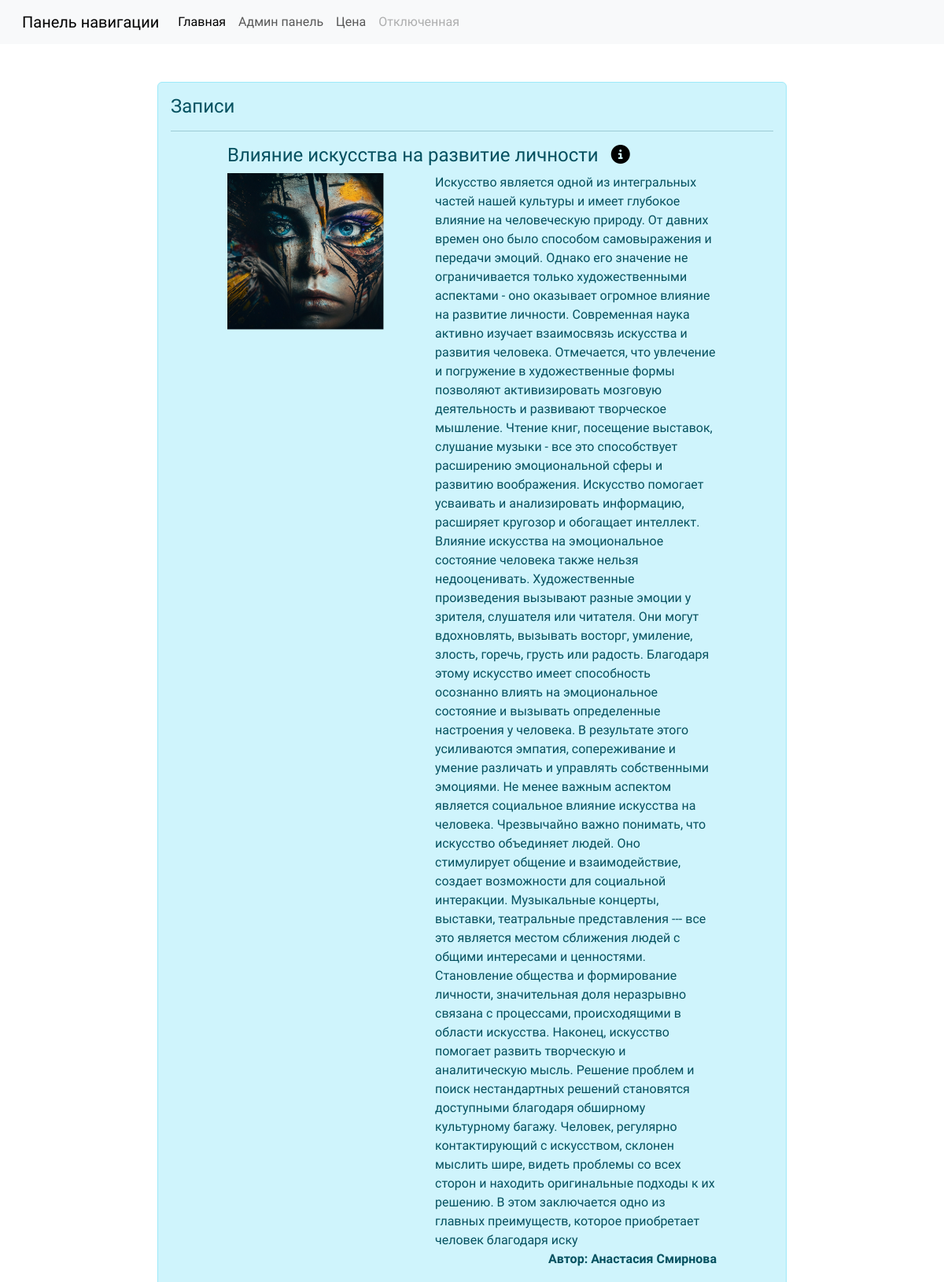
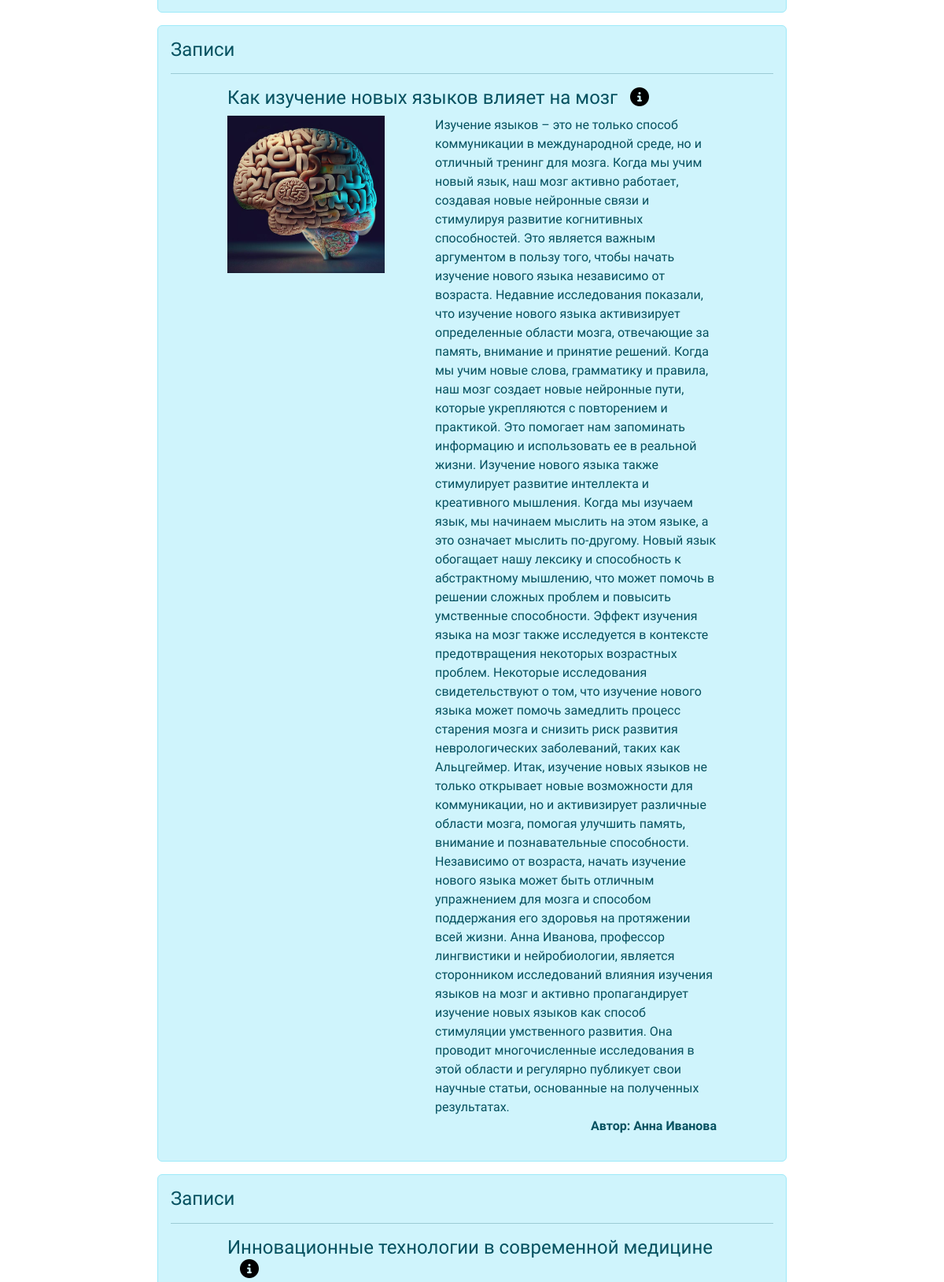
The page / (upper part) on the database its author committed (2 pictures, top to bottom).
### blog/models.py (models this page shows, shortened)
class Post(models.Model):
    title = models.CharField('Заголовок записи', max_length=50)
    descriptions = models.TextField('Текст записи')
    author = models.CharField('Имя автора', max_length=25)
    date = models.DateTimeField('Дата публикации')
    img = models.ImageField('Изображения', upload_to='images/%Y')
    class Meta:
        verbose_name = 'Запись'
        verbose_name_plural = 'Записи'

### blog/views.py (the view)
# urls.py: path('', views.PostView.as_view()),
class PostView(View):
    def get(self, request):
        posts = Post.objects.all()
        return render(request, 'blog/blog.html', {'post_list': posts})

### templates/blog/blog.html (shortened to what this page needs)
{% extends 'base.html' %}
{% block content %}
<div class="main">
    {% for post in post_list %}
    <div class="container " style="font-family: 'Wix Madefor Text', sans-serif;">
        <div class="row ">
            <div class="alert alert-info">
                <h4>Записи</h4>
                <hr>
                <div class="container px-4 ">
                    <div class="row ">
                        <div class="col">
                            <div class="px-5">
                                <h4>{{ post.title }}<a class="ms-3" href="{{ post.id }}"><i
                                        class="fa-solid fa-circle-info" style="color: #000000;"></i></a></h4>
                                <div class="d-flex ">
                                    <div class="flex-shrink-0">
                                        <img src="{{ post.img.url }}" class="me-5" alt="" width="200px">
                                    </div>
                                    <div class="flex-grow-1 ms-3">
                                        {{ post.descriptions }}
                                    </div>
                                </div>
                                <p class="text-end fw-bold"> Автор: {{ post.author }}</p>
                            </div>
                        </div>
                    </div>
                </div>
            </div>
        </div>
    </div>
    {% endfor %}
</div>
{% endblock %}

### static/css/style.css (style rules this page uses)
.main { width: 100vh; margin-left: auto; margin-right: auto; display: flex; flex-direction: column; }

### rows shown on the page
Post: title "Влияние искусства на развитие личности", img (picture), descriptions "Искусство является одной из интегральных частей нашей культуры и имеет глубокое влияние на человеческую природу. От давних времен оно было способом самовыражения и передачи эмоций. Однако его значение не ограничивается только художественными аспектами - оно оказывает огромное влияние на развитие личности. Современная наука активно изучает взаимосвязь искусства и развития человека. Отмечается, что увлечение и погружение в художественные формы позволяют активизировать мозговую деятельность и развивают творческое мышление. Чтение книг, посещение выставок, слушание музыки - все это способствует расширению эмоциональной сферы и развитию воображения. Искусство помогает усваивать и анализировать…", author "Анастасия Смирнова"
Post: title "Как изучение новых языков влияет на мозг", img (picture), descriptions "Изучение языков – это не только способ коммуникации в международной среде, но и отличный тренинг для мозга. Когда мы учим новый язык, наш мозг активно работает, создавая новые нейронные связи и стимулируя развитие когнитивных способностей. Это является важным аргументом в пользу того, чтобы начать изучение нового языка независимо от возраста. Недавние исследования показали, что изучение нового языка активизирует определенные области мозга, отвечающие за память, внимание и принятие решений. Когда мы учим новые слова, грамматику и правила, наш мозг создает новые нейронные пути, которые укрепляются с повторением и практикой. Это помогает нам запоминать информацию и использовать ее в реальной…", author "Анна Иванова"
Post: title "Инновационные технологии в современной медицине"
